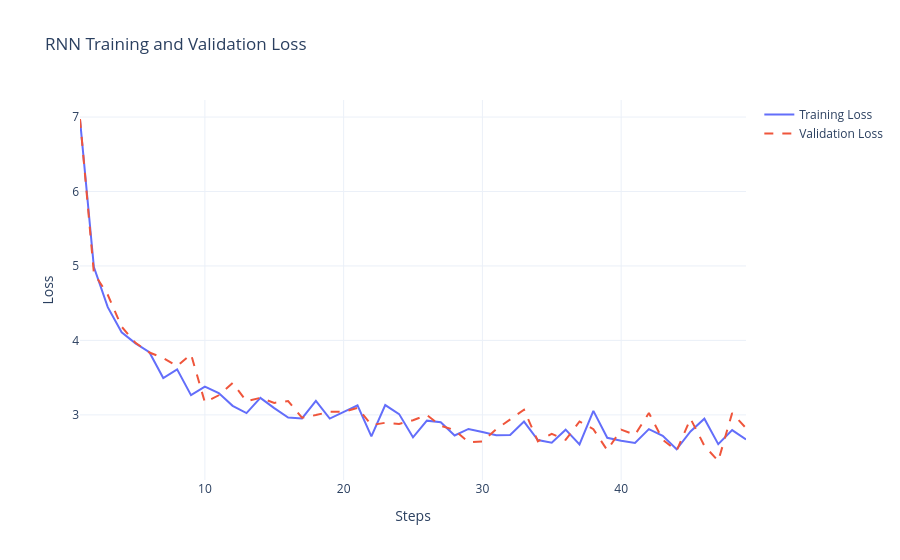

Source (notebook cell):
### Code cell
steps = torch.arange(1, len(train_losses)) 
fig = go.Figure()

fig.add_trace(go.Scatter(x=steps, y=train_losses, mode='lines', name='Training Loss', line=dict(width=2)))

fig.add_trace(go.Scatter(x=steps, y=val_losses, mode='lines', name='Validation Loss',line=dict(width=2, dash='dash')))

fig.update_layout(title='RNN Training and Validation Loss',xaxis_title='Steps', yaxis_title='Loss', template='plotly_white', hovermode='x unified')

fig.show()

### Figure 1 — Plotly figure (JSON) as saved in the notebook; plotly's stock layout.template omitted (floating-point values rounded to 4 significant figures)
{"data": [{"line": {"width": 2}, "mode": "lines", "name": "Training Loss", "type": "scatter", "x": [1, 2, 3, 4, 5, 6, 7, 8, 9, 10, 11, 12, 13, 14, 15, 16, 17, 18, 19, 20, 21, 22, 23, 24, 25, 26, 27, 28, 29, 30, 31, 32, 33, 34, 35, 36, 37, 38, 39, 40, 41, 42, 43, 44, 45, 46, 47, 48, 49], "y": [6.966, 4.986, 4.446, 4.109, 3.961, 3.841, 3.495, 3.612, 3.265, 3.38, 3.293, 3.121, 3.024, 3.229, 3.09, 2.963, 2.953, 3.189, 2.951, 3.039, 3.127, 2.712, 3.132, 3.011, 2.699, 2.923, 2.901, 2.723, 2.811, 2.769, 2.727, 2.731, 2.911, 2.663, 2.628, 2.802, 2.605, 3.054, 2.693, 2.654, 2.623, 2.809, 2.719, 2.539, 2.778, 2.949, 2.607, 2.796, 2.67, 2.52]}, {"line": {"dash": "dash", "width": 2}, "mode": "lines", "name": "Validation Loss", "type": "scatter", "x": [1, 2, 3, 4, 5, 6, 7, 8, 9, 10, 11, 12, 13, 14, 15, 16, 17, 18, 19, 20, 21, 22, 23, 24, 25, 26, 27, 28, 29, 30, 31, 32, 33, 34, 35, 36, 37, 38, 39, 40, 41, 42, 43, 44, 45, 46, 47, 48, 49], "y": [6.974, 4.904, 4.614, 4.184, 3.968, 3.837, 3.765, 3.655, 3.815, 3.168, 3.263, 3.428, 3.184, 3.229, 3.161, 3.186, 2.962, 2.997, 3.043, 3.041, 3.095, 2.863, 2.894, 2.878, 2.928, 2.999, 2.853, 2.797, 2.632, 2.644, 2.808, 2.936, 3.069, 2.646, 2.746, 2.665, 2.912, 2.808, 2.526, 2.802, 2.733, 3.026, 2.666, 2.519, 2.95, 2.585, 2.381, 3.024, 2.822, 2.75]}], "layout": {"hovermode": "x unified", "title": {"text": "RNN Training and Validation Loss"}, "xaxis": {"title": {"text": "Steps"}}, "yaxis": {"title": {"text": "Loss"}}}}
